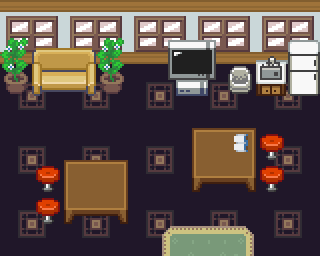

Below is a game level as drawn by its tile map, then a one-line description and the .tmx that defines it (tile-layer data replaced by summaries):
An orthogonal 10x8 tile map with 32x32 px tiles, 4 tile layers (Tile Layer 1, Tile Layer 2, Tile Layer 3, Above player), 2 tilesets and 12 objects (7x event, 5x collision).

<map version="1.10" tiledversion="git" orientation="orthogonal" renderorder="right-down" width="10" height="8" tilewidth="32" tileheight="32" infinite="0" nextlayerid="8" nextobjectid="76">
 <properties>
  <property name="edges" value="clamped" />
  <property name="inside" type="bool" value="true" />
  <property name="scenario" value="spyder" />
  <property name="slug" value="house6" />
  <property name="map_type" value="notype" />
 </properties>
 <tileset firstgid="1" source="../gfx/tilesets/core_set pieces.tsx" />
 <tileset firstgid="1551" source="../gfx/tilesets/core_indoor_walls.tsx" />
 <layer id="2" name="Tile Layer 1" width="10" height="8">
  <data>[80 cells, 80 non-empty, 6 distinct tile ids]</data>
 </layer>
 <layer id="3" name="Tile Layer 2" width="10" height="8">
  <data>[80 cells, 41 non-empty, 17 distinct tile ids]</data>
 </layer>
 <layer id="7" name="Tile Layer 3" width="10" height="8">
  <data>[80 cells, 12 non-empty, 11 distinct tile ids]</data>
 </layer>
 <layer id="4" name="Above player" width="10" height="8">
  <data>[80 cells, 0 non-empty, 0 distinct tile ids]</data>
 </layer>
 <objectgroup color="#ff0000" id="5" name="Collisions">
  <object id="62" type="collision" x="64" y="160" width="64" height="64" />
  <object id="63" type="collision" x="192" y="128" width="64" height="64" />
  <object id="64" type="collision" x="0" y="32" width="320" height="32" />
  <object id="65" type="collision" x="0" y="64" width="128" height="32" />
  <object id="66" type="collision" x="160" y="64" width="160" height="32" />
 </objectgroup>
 <objectgroup color="#ffff00" id="6" name="Events">
  <object id="68" name="Go Outside" type="event" x="192" y="224" width="32" height="32">
   <properties>
    <property name="act1" value="transition_teleport player,spyder_candy_town.tmx,2,25,0.3" />
    <property name="act2" value="char_face player,down" />
    <property name="cond1" value="is char_at player" />
    <property name="cond2" value="is char_facing player,down" />
   </properties>
  </object>
  <object id="69" name="Create NPCs" type="event" x="0" y="0" width="32" height="32">
   <properties>
    <property name="act1" value="create_npc spyder_candyhouse2_barney,8,4" />
    <property name="act2" value="char_face spyder_candyhouse2_barney,left" />
    <property name="cond1" value="not char_exists spyder_candyhouse2_barney" />
   </properties>
  </object>
  <object id="70" name="Captain" type="event" x="288" y="160" width="32" height="32" rotation="180">
   <properties>
    <property name="act1" value="translated_dialog spyder_candyhouse2_captain" />
    <property name="behav1" value="talk spyder_candyhouse2_barney" />
   </properties>
  </object>
  <object id="72" name="Create Prof" type="event" x="128" y="64" width="32" height="32">
   <properties>
    <property name="act1" value="create_npc spyder_candyhouse2_indiana,4,2" />
    <property name="cond1" value="not char_exists spyder_candyhouse2_indiana" />
   </properties>
  </object>
  <object id="73" name="Talk Prof - No Cateye" type="event" x="160" y="0" width="32" height="32">
   <properties>
    <property name="act1" value="translated_dialog spyder_candy_prof1" />
    <property name="act2" value="translated_dialog spyder_candy_prof_nocateye" />
    <property name="behav1" value="talk spyder_candyhouse2_indiana" />
    <property name="cond1" value="not has_monster player,cateye" />
    <property name="cond2" value="not variable_set prof_candy_hastraded:yes" />
   </properties>
  </object>
  <object id="74" name="Talk Prof - Has Cateye" type="event" x="128" y="32" width="32" height="32">
   <properties>
    <property name="act1" value="translated_dialog spyder_candy_prof1" />
    <property name="act2" value="translated_dialog_choice yes:no,prof_willtrade" />
    <property name="behav1" value="talk spyder_candyhouse2_indiana" />
    <property name="cond1" value="is has_monster player,cateye" />
    <property name="cond2" value="not variable_set prof_candy_hastraded:yes" />
   </properties>
  </object>
  <object id="75" name="Talk Prof - Will Trade Cateye" type="event" x="128" y="0" width="32" height="32">
   <properties>
    <property name="act1" value="translated_dialog spyder_candy_prof_willtrade" />
    <property name="act2" value="get_player_monster cateye,slug,cateye" />
    <property name="act3" value="trading cateye,zunna" />
    <property name="act4" value="set_variable prof_candy_hastraded:yes" />
    <property name="cond1" value="is has_monster player,cateye" />
    <property name="cond2" value="is variable_set prof_willtrade:yes" />
    <property name="cond3" value="not variable_set prof_candy_hastraded:yes" />
   </properties>
  </object>
 </objectgroup>
</map>
